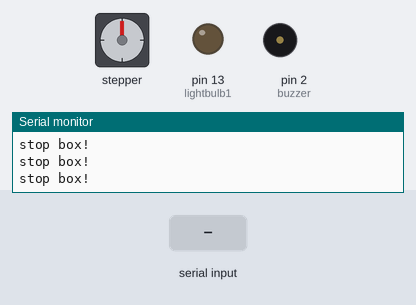
The sketch below on a simulated Arduino Uno, built with avr-gcc and run on an emulated ATmega328P. Parts: stepper motor, output pins drawn as LEDs (lit = HIGH), buzzer (waves = sounding), the last lines printed to the serial monitor. The test bench sets the inputs (shaded band). Stepper angles assume 4096 steps per turn.

Above: at 4.2 s.
4.3 s: "A" received over Serial
At 4.9 s:
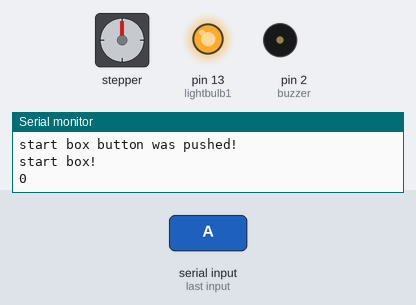
7.3 s: "B" received over Serial
At 7.9 s:
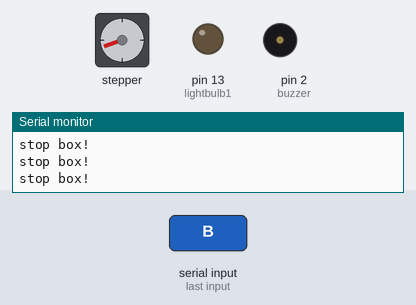
8.9 s: "A" received over Serial
At 9.5 s:
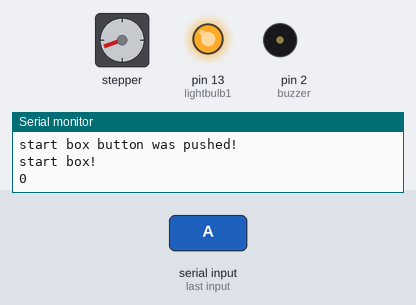
11.9 s: "D" received over Serial
At 12.8 s:
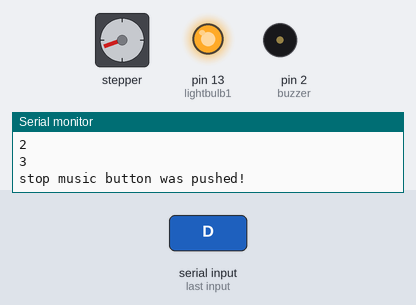
14.9 s: "F" received over Serial
At 15.5 s:
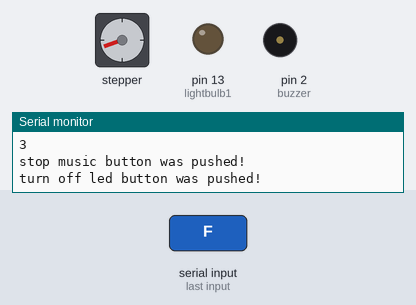
17.9 s: "C" received over Serial
At 18.9 s:
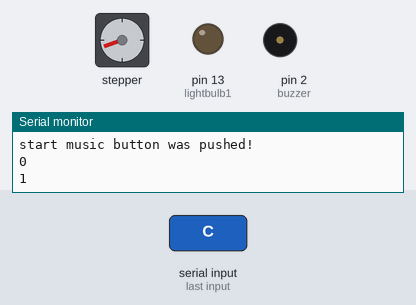
Timing chart, 0 to 68.4 s (numbered marks = the images above; inputs shaded):
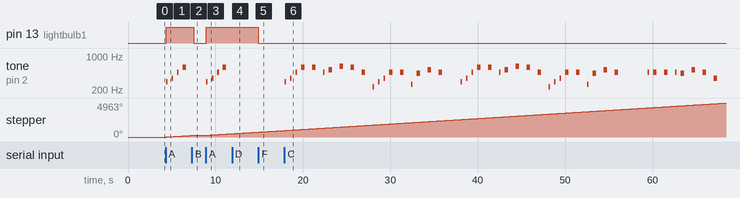

Measured:
- after the input at 4.3 s, pin 13 (lightbulb1): LOW → HIGH after 0.05 s; tone on pin 2 (buzzer): plays 294 Hz for 0.20 s, 349 Hz for 0.20 s, 466 Hz for 0.20 s, 587 Hz for 0.40 s, starting after 0.05 s; stepper: keeps turning clockwise at about 80°/s, starting after 0.07 s
- after the input at 7.3 s, pin 13 (lightbulb1): HIGH → LOW after 0.20 s; tone on pin 2 (buzzer): stays silent (without the input it goes to 587 Hz after 0.20 s); stepper: goes on until 7.5 s, then stays 250°
- after the input at 8.9 s, pin 13 (lightbulb1): LOW → HIGH after 0.05 s; tone on pin 2 (buzzer): plays 294 Hz for 0.20 s, 349 Hz for 0.20 s, 466 Hz for 0.20 s, 587 Hz for 0.40 s, starting after 0.05 s; stepper: keeps turning clockwise at about 80°/s, starting after 0.06 s
- after the input at 11.9 s, tone on pin 2 (buzzer): stops changing and stays silent
- after the input at 14.9 s, pin 13 (lightbulb1): HIGH → LOW at once
- after the input at 17.9 s, tone on pin 2 (buzzer): plays 294 Hz for 0.20 s, 349 Hz for 0.20 s, 466 Hz for 0.20 s, 587 Hz for 0.40 s, 587 Hz for 0.40 s, 466 Hz for 0.20 s … (20 notes in this stretch), starting at once

The sketch:

Test.ino
```cpp
#include "AccelStepper.h"

#define NOTE_AS3 233

#define NOTE_C4  262
#define NOTE_CS4 277
#define NOTE_D4  294
#define NOTE_DS4 311
#define NOTE_E4  330
#define NOTE_F4  349
#define NOTE_FS4 370
#define NOTE_G4  392
#define NOTE_GS4 415
#define NOTE_A4  440
#define NOTE_AS4 466
#define NOTE_B4  494

#define NOTE_C5  523
#define NOTE_CS5 554
#define NOTE_D5  587
#define NOTE_DS5 622
#define NOTE_E5  659
#define NOTE_F5  698
#define NOTE_FS5 740
#define NOTE_G5  784
#define NOTE_GS5 831
#define NOTE_A5  880
#define NOTE_AS5 932
#define NOTE_B5  988

#define HALFSTEP 8

// motor pins
#define motorPin1  3     // IN1 on the ULN2003 driver 1
#define motorPin2  4     // IN2 on the ULN2003 driver 1
#define motorPin3  5     // IN3 on the ULN2003 driver 1
#define motorPin4  6     // IN4 on the ULN2003 driver 1

#define ON 1
#define OFF 0

// Initialize with pin sequence IN1-IN3-IN2-IN4 for using the AccelStepper with 28BYJ-48
AccelStepper stepper1(HALFSTEP, motorPin1, motorPin3, motorPin2, motorPin4);

int melody[] = {
  NOTE_D4, NOTE_F4, NOTE_AS4, NOTE_D5, NOTE_D5, NOTE_AS4,
  NOTE_C5, NOTE_DS5, NOTE_D5, NOTE_AS4,
  NOTE_AS3, NOTE_D4, NOTE_F4, NOTE_AS4, NOTE_AS4, NOTE_C4,
  NOTE_A4, NOTE_C5, NOTE_AS4, 0, //간주 1번
  NOTE_D4, NOTE_F4, NOTE_AS4, NOTE_D5, NOTE_D5, NOTE_AS4,
  NOTE_C5, NOTE_DS5, NOTE_D5, NOTE_AS4,
  NOTE_AS3, NOTE_D4, NOTE_F4, NOTE_AS4, NOTE_AS4, NOTE_C4,
  NOTE_A4, NOTE_C5, NOTE_AS4, 0, //간주 2번 반복
  0, NOTE_AS4, NOTE_AS4, NOTE_AS4, NOTE_AS4, //The sea weed is
  NOTE_A4, NOTE_C5, NOTE_AS4, NOTE_F4, //always greener
  0, NOTE_D4, NOTE_F4, NOTE_F4, NOTE_D4, //in somebody
  NOTE_C4, NOTE_F4, NOTE_D4, 0, //else's lake
  0, NOTE_AS4, NOTE_AS4, NOTE_AS4, NOTE_AS4, //You dream about
  NOTE_A4, NOTE_C5, NOTE_AS4, NOTE_F4, //going up there
  0, NOTE_D4, NOTE_F4, NOTE_F4, NOTE_D4, //But that is a
  NOTE_C4, NOTE_F4, NOTE_D4, 0, //big mistake
  0, NOTE_G4, NOTE_AS4, NOTE_AS4, NOTE_G4, //Just look at the
  NOTE_F4, NOTE_AS4, NOTE_F4, NOTE_AS4, //world around you
  0, NOTE_A4, NOTE_C5, NOTE_C5, NOTE_AS4, //right here on the
  NOTE_D5, NOTE_C5, NOTE_AS4, 0, //ocean floor
  0, NOTE_G4, NOTE_AS4, NOTE_AS4, NOTE_G4, //Such wonderful
  NOTE_F4, NOTE_AS4, NOTE_F4, NOTE_AS4, //things surround you
  0, NOTE_A4, NOTE_C5, NOTE_C5, NOTE_AS4, //What more is you
  NOTE_D5, NOTE_C5, NOTE_AS4, 0, //looking for?
  0, 0, NOTE_D5, NOTE_C5, NOTE_AS4, //under the
  NOTE_G4, 0, 0, //sea
  0, 0, NOTE_C5, NOTE_C5, NOTE_AS4, //under the
  NOTE_C5, 0, 0, //sea
  0, 0, NOTE_D5, NOTE_C5, NOTE_AS4, //Daling it's
  NOTE_G4, NOTE_F4, NOTE_D5, NOTE_C5, NOTE_AS4, //better down where it's
  NOTE_G4, NOTE_F4, NOTE_D5, NOTE_C5, NOTE_AS4, //weter. Take it from
  NOTE_D5, NOTE_D5, //me
  0, 0, NOTE_D5, NOTE_C5, NOTE_AS4, //Up on the
  NOTE_G4, NOTE_AS4, NOTE_AS4, NOTE_G4, NOTE_C5, //shore they work all day.
  0, 0, NOTE_C5, NOTE_AS4, NOTE_C5, //Out in the
  NOTE_D5, NOTE_D5, NOTE_C5, NOTE_C5, NOTE_AS4, //sun they slave a way.
  0, 0, NOTE_D5, NOTE_C5, NOTE_AS4, //While we de-
  NOTE_G4, NOTE_F4, NOTE_D5, NOTE_C5, NOTE_AS4, //voting full time to
  NOTE_G5, NOTE_F5, NOTE_D5, NOTE_C5, NOTE_AS4, //floating under the
  NOTE_AS4, NOTE_AS4 //sea
};

int tempo[] = {
  200, 200, 200, 400, 400, 200,
  400, 400, 400, 400,
  200, 200, 200, 400, 400, 200,
  400, 400, 400, 400, //간주 1번
  200, 200, 200, 400, 400, 200,
  400, 400, 400, 400,
  200, 200, 200, 400, 400, 200,
  400, 400, 400, 400, //간주 2번 반복
  400, 200, 400, 400, 200, //The seaweed is
  400, 400, 400, 400, //always greener
  400, 200, 400, 400, 200, //in somebody
  400, 400, 400, 400, //else's lake.
  400, 200, 400, 400, 200, //You dream about
  400, 400, 400, 400, //going up there.
  400, 200, 400, 400, 200, //But that is a
  400, 400, 400, 400, //big mistake.
  400, 200, 400, 400, 200, //Just look at the
  400, 400, 400, 400, //world around you,
  400, 200, 400, 400, 200, //right here on the
  400, 400, 400, 400, //ocean floor.
  400, 200, 400, 400, 200, //Such wonderful
  400, 400, 400, 400, //things surround you.
  400, 200, 400, 400, 200, //What more is you
  400, 400, 400, 400, //looking for?
  400, 200, 400, 200, 400, //under the
  400, 400, 800, //sea
  400, 200, 400, 200, 400, //under the
  400, 400, 800, //sea
  400, 200, 400, 200, 400, //Darling it's
  200, 400, 400, 200, 400, //better down where it's
  200, 400, 400, 200, 400, //weter. Take it from
  800, 800, //me.
  400, 200, 400, 400, 200, //Up on the
  400, 200, 400, 200, 400, //shore they work all day.
  400, 200, 400, 400, 200, //Out in the
  400, 200, 400, 200, 400, //sun they slave a way.
  400, 200, 400, 200, 400, //While we de-
  200, 400, 400, 200, 400, //voting full time to
  200, 400, 400, 200, 400, //floating under the
  800, 800 //sea
};

int box_flag = OFF; //total flag
int led_flag = ON;
int music_flag = ON;
int melody_length = sizeof(melody) / sizeof(int);

void setup() {
  pinMode(2, OUTPUT); //buzzer
  pinMode(13, OUTPUT); //lightbulb1

  Serial.begin(9600);

  delay(3000); //sime time to put the robot down after swithing it on
  stepper1.setMaxSpeed(2000.0);
  stepper1.move(1);  // I found this necessary
  stepper1.setSpeed(1000);

}

void push_button() {
  int input = Serial.read();
  if (input == 65) {
    box_flag = 1;
    Serial.println("start box button was pushed!");
  }
  else if (input == 66) {
    box_flag = 0;
    Serial.println("stop box button was pushed!");
  }
  else if (input == 67) {
    Serial.println("start music button was pushed!");
    music_flag = 1;
  }
  else if (input == 68) {
    music_flag = 0;
    Serial.println("stop music button was pushed!");
  }
  else if (input == 69) {
    led_flag = 1;
    Serial.println("turn on led button was pushed!");
  }
  else if (input == 70) {
    led_flag = 0;
    Serial.println("turn off led button was pushed!");
  }
}

void music_box() {
  if (box_flag) {
    Serial.println("start box!");
    if (led_flag) digitalWrite(13, HIGH);
   // if (!led_flag) digitalWrite(13, LOW);

    for (int thisNote = 0; thisNote < melody_length; thisNote++) {
      if (Serial.available()) push_button();

      if (led_flag) digitalWrite(13, HIGH);
      if (!led_flag) digitalWrite(13, LOW);
      if (!box_flag) {
        Serial.println("stop box!");
        digitalWrite(13, LOW);
        noTone(2);
        break;
      }
      if (music_flag) {
        Serial.println(thisNote);
        tone(2, melody[thisNote], tempo[thisNote]);
        for (int delay_motor = 0; delay_motor < tempo[thisNote] * 21000; delay_motor++) {
          stepper1.move(6600);
          stepper1.setSpeed(1000);
          stepper1.runSpeedToPosition();

        } //for loop for step motor
      }
      if (!music_flag) {
        thisNote = -1;
        stepper1.move(6600);
        stepper1.setSpeed(1000);
        stepper1.runSpeedToPosition();
      }
    } //for loop for buzzer

  }
  else {
    Serial.println("stop box!");
    digitalWrite(13, LOW);
    noTone(2);
  }
}
void loop() {
    push_button();
    music_box();
  }
```
